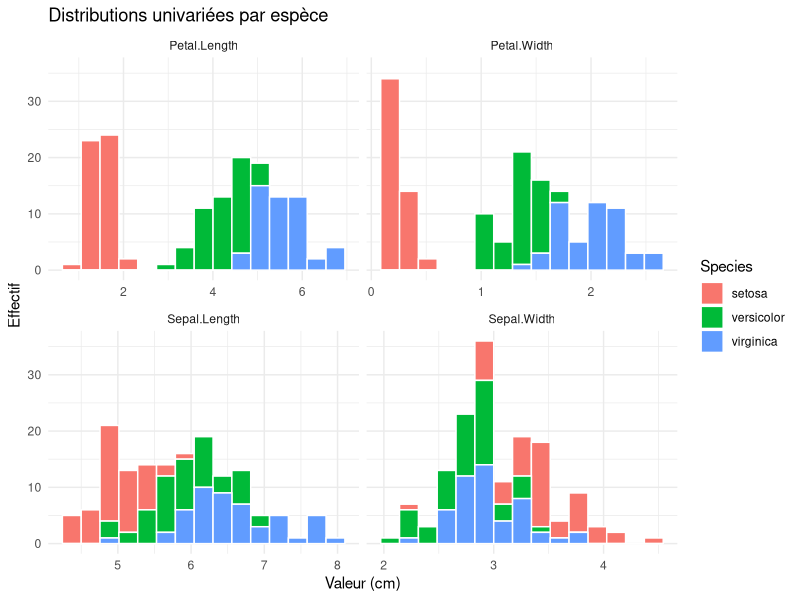
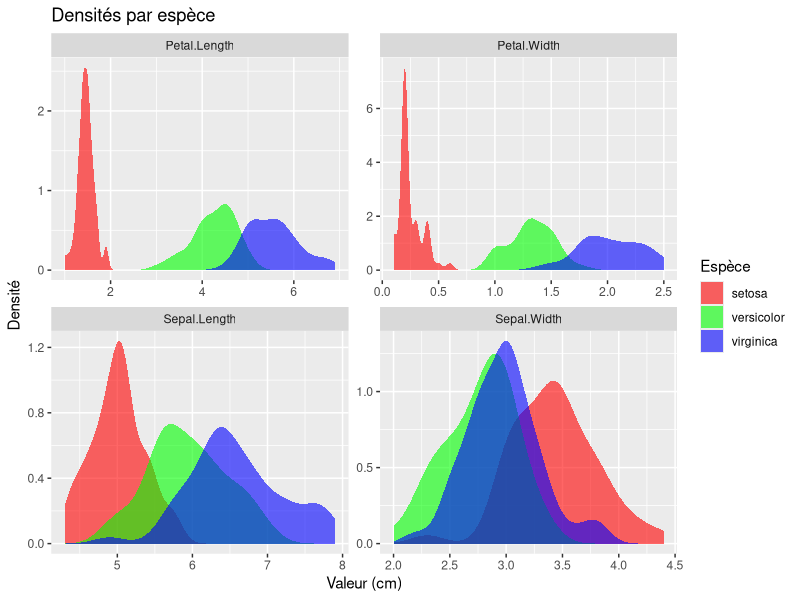
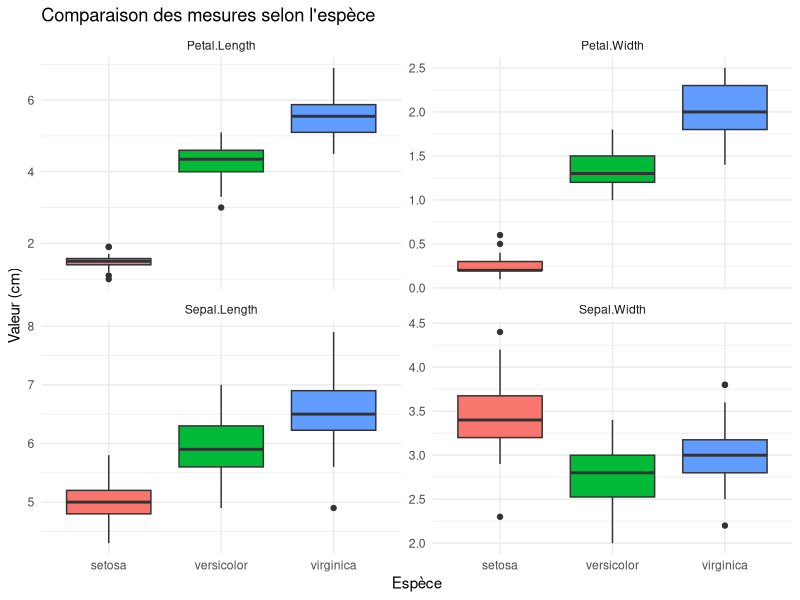
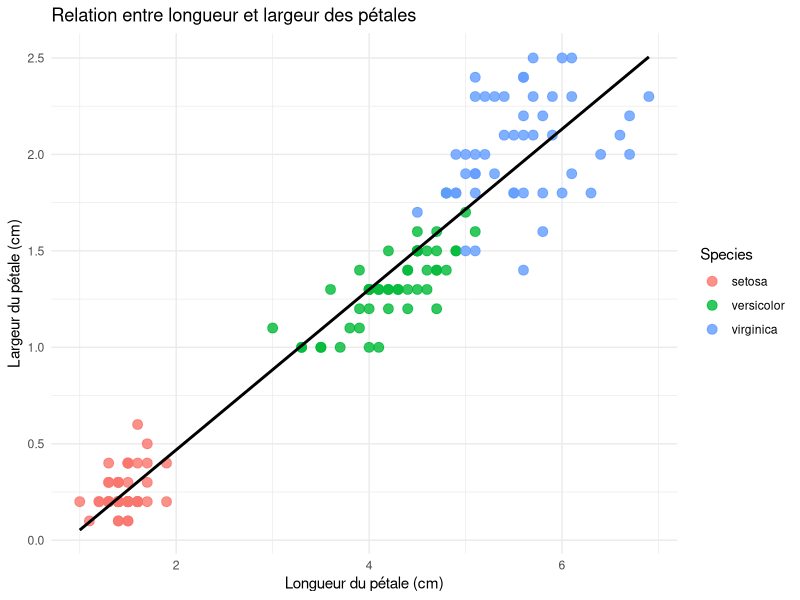
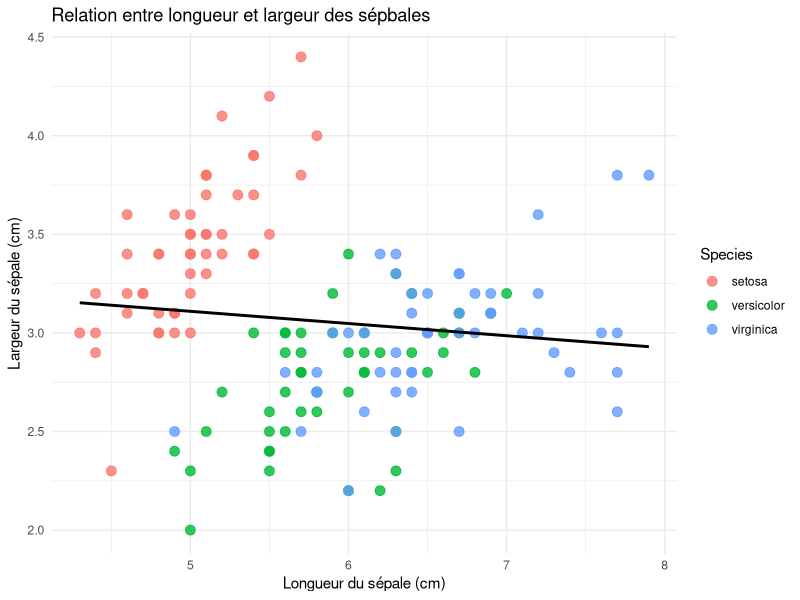
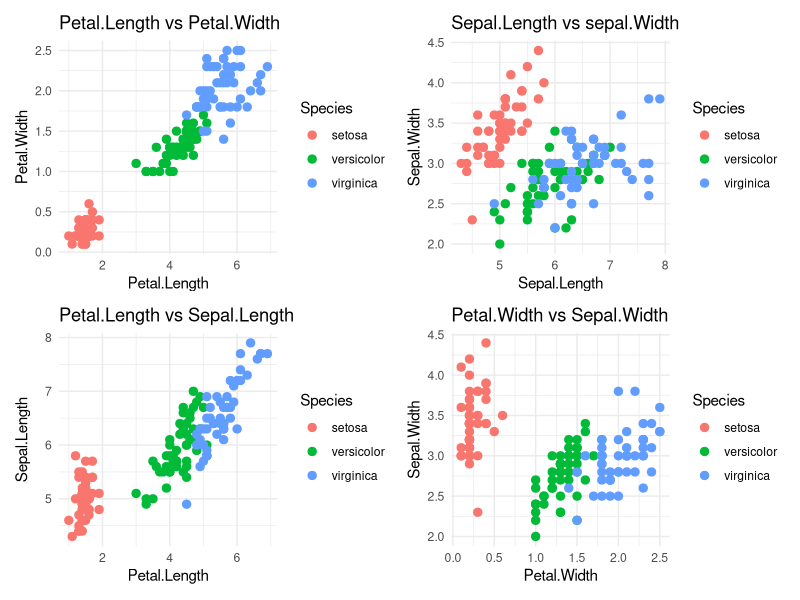
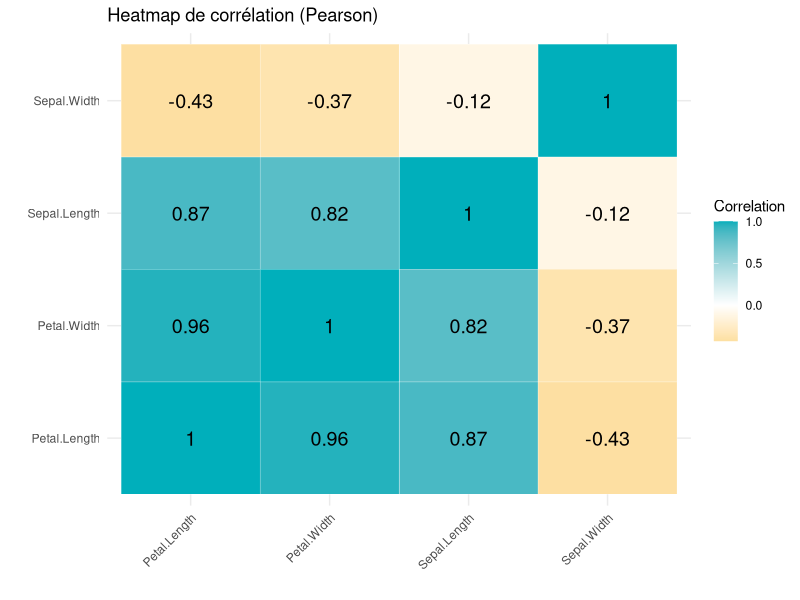
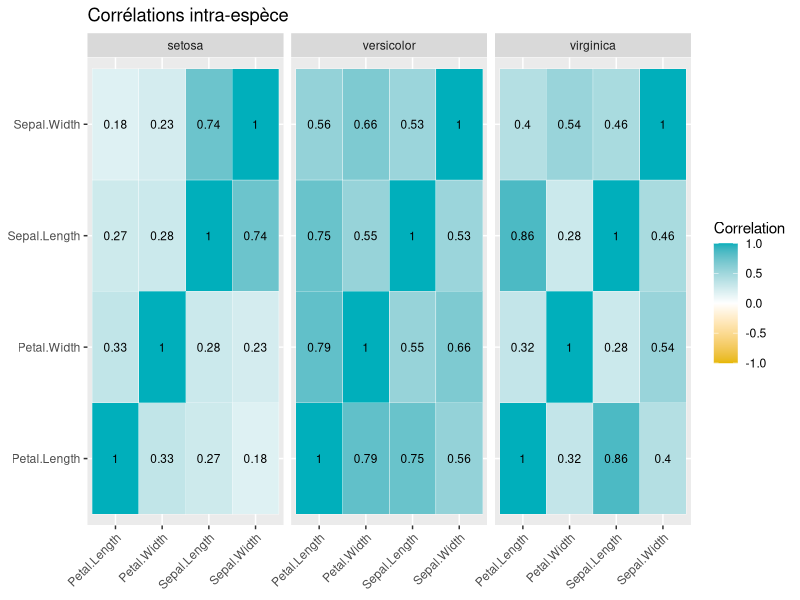

R code for these plots, in order:
## ---- chunk 1
library(ggplot2)     
library(dplyr)       
library(tidyr)       
library(tibble)      
library(purrr)      
library(patchwork)
library(tidyverse)
## ---- chunk 2
data("iris")
df <- iris
head(iris)
## ---- chunk 3
# Valeurs manquantes
sum(is.na(df))

# Lignes dupliquées
sum(duplicated(df))

# Identifions le doublon
iris[duplicated(iris), ]

iris[iris$Sepal.Length == 5.8 & iris$Sepal.Width == 2.7 &
       iris$Petal.Length == 5.1 & iris$Petal.Width == 1.9, ]
## ---- chunk 4
# Structure des données
str(df)
## ---- chunk 5
# Résumé statistique
summary(df)
## ---- chunk 6
# Dénombrons le nombre d'espèces
table(df$Species)
## ---- chunk 7
vars<- c("Sepal.Length", "Sepal.Width", "Petal.Length", "Petal.Width")
df %>%
  group_by(Species) %>%
  summarise(across(all_of(vars),
                   list(moyenne = ~mean(.x), ecart_type = ~sd(.x)),
                   .names = "{.col}_{.fn}")) %>%
  pivot_longer(-Species, names_to = c("Variable", "Stat"),
               names_pattern = "(.*)_(moyenne|ecart_type)") %>%
  pivot_wider(names_from = Stat, values_from = value) %>%
  mutate(across(where(is.numeric), ~round(.x, 2))) %>%
  arrange(Variable, Species)
## ---- chunk 8
df %>%
  pivot_longer(cols=1:4, names_to = "Variable", values_to = "Valeur") %>%
  ggplot(aes(x = Valeur, fill = Species)) +
  geom_histogram(bins = 15, color = "White") +
  facet_wrap(~ Variable, scales = "free_x") +
  theme_minimal() +
  labs(title = "Distributions univariées par espèce", x = "Valeur (cm)", y = "Effectif")
## ---- chunk 9
couleurs<- c("setosa"= "red", "versicolor"="green", "virginica"="blue")
df %>%
  pivot_longer(cols = all_of(vars), names_to = "Variable", values_to = "Valeur") %>%
  ggplot(aes(x = Valeur, fill = Species)) +
  geom_density(alpha = 0.6, color = NA) +
  facet_wrap(~ Variable, scales = "free") +
  scale_fill_manual(values = couleurs) +
  labs(title = "Densités par espèce", x = "Valeur (cm)", y = "Densité", fill = "Espèce")
## ---- chunk 10
iris_long <- iris %>%
  pivot_longer(cols = -Species, names_to = "Variable", values_to = "Valeur")

ggplot(iris_long, aes(x = Species, y = Valeur, fill = Species)) +
  geom_boxplot(show.legend = FALSE) +
  facet_wrap(~ Variable, scales = "free_y") +
  theme_minimal() +
  labs(title = "Comparaison des mesures selon l'espèce",
       x = "Espèce",
       y = "Valeur (cm)")
## ---- chunk 11
# Nuage de points : Petal.Lentgh (x) vs Petal.Width (y)
ggplot(df, aes(x = Petal.Length, y = Petal.Width, color = Species)) +
  geom_point(size = 3, alpha = 0.8) +
  geom_smooth(method = "lm", se = FALSE, color = "black" ) +
  theme_minimal() + 
  labs(title = "Relation entre longueur et largeur des pétales",
       x = "Longueur du pétale (cm)", y = "Largeur du pétale (cm)")
## ---- chunk 12
# Nuage de points : Setal.Lentgh (x) vs Setal.Width (y)
ggplot(df, aes(x = Sepal.Length, y = Sepal.Width, color = Species)) +  
  geom_point(size = 3, alpha = 0.8) +
  geom_smooth(method = "lm", se = FALSE, color = "black" ) +
  theme_minimal() +
  labs(title = "Relation entre longueur et largeur des sépbales",        
       x = "Longueur du sépale (cm)", y = "Largeur du sépale (cm)")
## ---- chunk 13
# Matrice de nuages de points
# Créons toutes les combinaisons de paires de variables
pairs_data <- expand.grid(
  Var1 = c("Sepal.Length", "Sepal.Width", "Petal.Length", "Petal.Width"),
  Var2 = c("Sepal.Length", "Sepal.Width", "Petal.Length", "Petal.Width"))  %>% filter(Var1 != Var2)

# Fonction pour créer un scatter plot pour une paire de variable
create_scatter <- function(var_x, var_y) {
  ggplot(df, aes_string(x = var_x, y = var_y, color = "Species")) +
    geom_point(size = 2, alpha = 0.7) +
    theme_minimal() +
    labs(x = var_x, y = var_y) +
    theme(legend.position = "none")
}

# Créons tous les plots et les combiner
plots <- lapply(1:nrow(pairs_data), function(i) {
  create_scatter(pairs_data$Var1[1], pairs_data$Var2[i])
})

# Affichons une sélection de paires intéressantes
p1 <- ggplot(df, aes(x = Petal.Length, y = Petal.Width, color = Species)) + geom_point(size = 2.5) + theme_minimal() + labs(title = "Petal.Length vs Petal.Width")

p2 <- ggplot(df, aes(x = Sepal.Length, y = Sepal.Width, color = Species)) + geom_point(size = 2.5) + theme_minimal() + labs(title = "Sepal.Length vs sepal.Width")

p3 <- ggplot(df, aes(x = Petal.Length, y = Sepal.Length, color = Species)) +
  
  geom_point(size = 2.5) + theme_minimal() + labs(title = "Petal.Length vs Sepal.Length")

p4 <- ggplot(df, aes(x = Petal.Width, y = Sepal.Width, color = Species)) +
  geom_point(size = 2.5) + theme_minimal() + labs(title = "Petal.Width vs Sepal.Width")

# Afficher les 4 plots principaux

(p1 + p2) / (p3 + p4)

## ---- chunk 14
corr_matrix <- cor(df[, 1:4], method = "pearson")

# Convertissons en format long pour ggplot
corr_df <- as.data.frame(corr_matrix) %>%
  rownames_to_column("Var1") %>%
  pivot_longer(cols = -Var1, names_to = "Var2", values_to = "Correlation")

# Heatmap corrélation 
ggplot(corr_df, aes(x = Var1, y = Var2, fill = Correlation)) +
  geom_tile(color = "white") +
  geom_text(aes(label = round(Correlation, 2)), size = 5) +
  scale_fill_gradient2(low = "#E7B800", mid = "white", high = "#00AFBB" , midpoint = 0) + 
  theme_minimal() +
  labs(title = "Heatmap de corrélation (Pearson)",
       x = "", y = "") +
  theme(axis.text.x = element_text(angle = 45, hjust = 1))
## ---- chunk 15
df %>%
  group_by(Species) %>%
  group_modify(~ {
    m <- cor(.x[, vars])
    as.data.frame(m) %>% rownames_to_column("Var1") %>%
      pivot_longer(-Var1, names_to = "Var2", values_to = "Correlation")
  }) %>%
  ggplot(aes(x = Var1, y = Var2, fill = Correlation)) +
  geom_tile(color = "white") +
  geom_text(aes(label = round(Correlation, 2)), size = 3) +
  facet_wrap(~ Species) +
  scale_fill_gradient2(low = "#E7B800", mid = "white", high = "#00AFBB",
                       midpoint = 0, limits = c(-1, 1)) +
  labs(title = "Corrélations intra-espèce", x = NULL, y = NULL) +
  theme(axis.text.x = element_text(angle = 45, hjust = 1),
        legend.position = "right")
## ---- chunk 16
model_anova <- aov(Petal.Length ~ Species, data = df)
summary(model_anova)
## ---- chunk 17
resultats <- map_dfr(vars, function(v) {
  f  <- as.formula(paste(v, "~ Species"))
  a  <- summary(aov(f, data = df))[[1]]
  w  <- oneway.test(f, data = df, var.equal = FALSE)
  kw <- kruskal.test(f, data = df)
  tibble(Variable = v,
         F_anova = round(a$`F value`[1], 1),
         eta2 = round(a$`Sum Sq`[1] / sum(a$`Sum Sq`), 3),  # taille d'effet
         p_anova = signif(a$`Pr(>F)`[1], 3),
         p_welch = signif(w$p.value, 3),
         p_kruskal = signif(kw$p.value, 3))
})
resultats
## ---- chunk 18
test_pearson <- cor.test(df$Petal.Length, df$Petal.Width, method = "pearson")
test_pearson
## ---- chunk 19
test_sepal <- cor.test(df$Sepal.Length, df$Sepal.Width, method = "pearson")
test_sepal
## ---- chunk 20
# La même corrélation, espèce par espèce
df %>%
  group_by(Species) %>%
  summarise(r = round(cor(Sepal.Length, Sepal.Width), 2),
            p_value = signif(cor.test(Sepal.Length, Sepal.Width)$p.value, 3))
## ---- chunk 21
acp <- prcomp(df[, vars], center = TRUE, scale. = TRUE)
summary(acp)
## ---- chunk 22
eig <- tibble(
  Composante = paste0("PC", 1:4),
  Valeur_propre = acp$sdev^2,
  Variance_pct = 100 * acp$sdev^2 / sum(acp$sdev^2),
  Cumul_pct = cumsum(100 * acp$sdev^2 / sum(acp$sdev^2))
)
eig %>% mutate(across(where(is.numeric), ~round(.x, 2)))

ggplot(eig, aes(x = Composante, y = Variance_pct)) +
  geom_col(fill = "#0072B2", alpha = 0.85) +
  geom_line(aes(y = Cumul_pct, group = 1), color = "#D55E00", linewidth = 1) +
  geom_point(aes(y = Cumul_pct), color = "#D55E00", size = 3) +
  geom_text(aes(label = paste0(round(Variance_pct, 1), " %")), vjust = -0.5) +
  labs(title = "Éboulis des valeurs propres",
       subtitle = "Barres : variance par axe, courbe orange : variance cumulée",
       x = NULL, y = "Pourcentage de variance")
## ---- chunk 23
loadings <- as.data.frame(acp$rotation) %>%
  rownames_to_column("Variable") %>%
  mutate(across(where(is.numeric), ~round(.x, 3)))
loadings
## ---- chunk 24
contrib <- as.data.frame(100 * acp$rotation^2) %>%
  rownames_to_column("Variable") %>%
  pivot_longer(c(PC1, PC2), names_to = "Axe", values_to = "Contribution")

ggplot(contrib, aes(x = reorder(Variable, Contribution), y = Contribution, fill = Axe)) +
  geom_col(position = "dodge") +
  coord_flip() +
  scale_fill_manual(values = c(PC1 = "#0072B2", PC2 = "#D55E00")) +
  labs(title = "Contribution des variables aux axes", x = NULL, y = "Contribution (%)")
## ---- chunk 25
# Coordonnées des variables = saturations x écart-type des axes
coord_var <- as.data.frame(acp$rotation[, 1:2] %*% diag(acp$sdev[1:2])) %>%
  setNames(c("PC1", "PC2")) %>%
  rownames_to_column("Variable")

cercle <- tibble(t = seq(0, 2 * pi, length.out = 200),
                 x = cos(t), y = sin(t))

ggplot() +
  geom_path(data = cercle, aes(x, y), color = "grey50") +
  geom_hline(yintercept = 0, linetype = "dashed", color = "grey70") +
  geom_vline(xintercept = 0, linetype = "dashed", color = "grey70") +
  geom_segment(data = coord_var, aes(x = 0, y = 0, xend = PC1, yend = PC2),
               arrow = arrow(length = unit(0.25, "cm")), color = "#D55E00", linewidth = 1) +
  geom_text(data = coord_var, aes(x = PC1 * 1.12, y = PC2 * 1.12, label = Variable),
            fontface = "bold") +
  coord_fixed(xlim = c(-1.3, 1.3), ylim = c(-1.3, 1.3)) +
  labs(title = "Cercle des corrélations",
       x = paste0("PC1 (", round(eig$Variance_pct[1], 1), " %)"),
       y = paste0("PC2 (", round(eig$Variance_pct[2], 1), " %)"))
## ---- chunk 26
variance_pct <- (acp$sdev^2)/sum(acp$sdev^2)*100
scores <- as.data.frame(acp$x[, 1:2]) %>%
  mutate(Species = df$Species)

ggplot(scores, aes(x = PC1, y = PC2, color = Species, fill = Species)) +
  geom_hline(yintercept = 0, linetype = "dashed", color = "grey70") +
  geom_vline(xintercept = 0, linetype = "dashed", color = "grey70") +
  stat_ellipse(geom = "polygon", alpha = 0.15, level = 0.95, color = NA) +
  geom_point(size = 2.5, alpha = 0.9) +
  scale_color_manual(values = couleurs) +
  scale_fill_manual(values = couleurs) +
  labs(title = "ACP : plan factoriel PC1 x PC2",
       x = paste0("PC1 (", round(eig$Variance_pct[1], 1), " %)"),
       y = paste0("PC2 (", round(eig$Variance_pct[2], 1), " %)"),
       color = "Espèce", fill = "Espèce")
## ---- chunk 27
facteur <- 3  # mise à l'échelle des flèches pour la lisibilité

ggplot(scores, aes(x = PC1, y = PC2)) +
  geom_point(aes(color = Species), size = 2, alpha = 0.7) +
  geom_segment(data = coord_var,
               aes(x = 0, y = 0, xend = PC1 * facteur, yend = PC2 * facteur),
               arrow = arrow(length = unit(0.25, "cm")), color = "black") +
  geom_text(data = coord_var,
            aes(x = PC1 * facteur * 1.12, y = PC2 * facteur * 1.12, label = Variable),
            fontface = "bold", size = 3.5) +
  scale_color_manual(values = couleurs) +
  labs(title = "Biplot de l'ACP",
       x = paste0("PC1 (", round(eig$Variance_pct[1], 1), " %)"),
       y = paste0("PC2 (", round(eig$Variance_pct[2], 1), " %)"),
       color = "Espèce")
